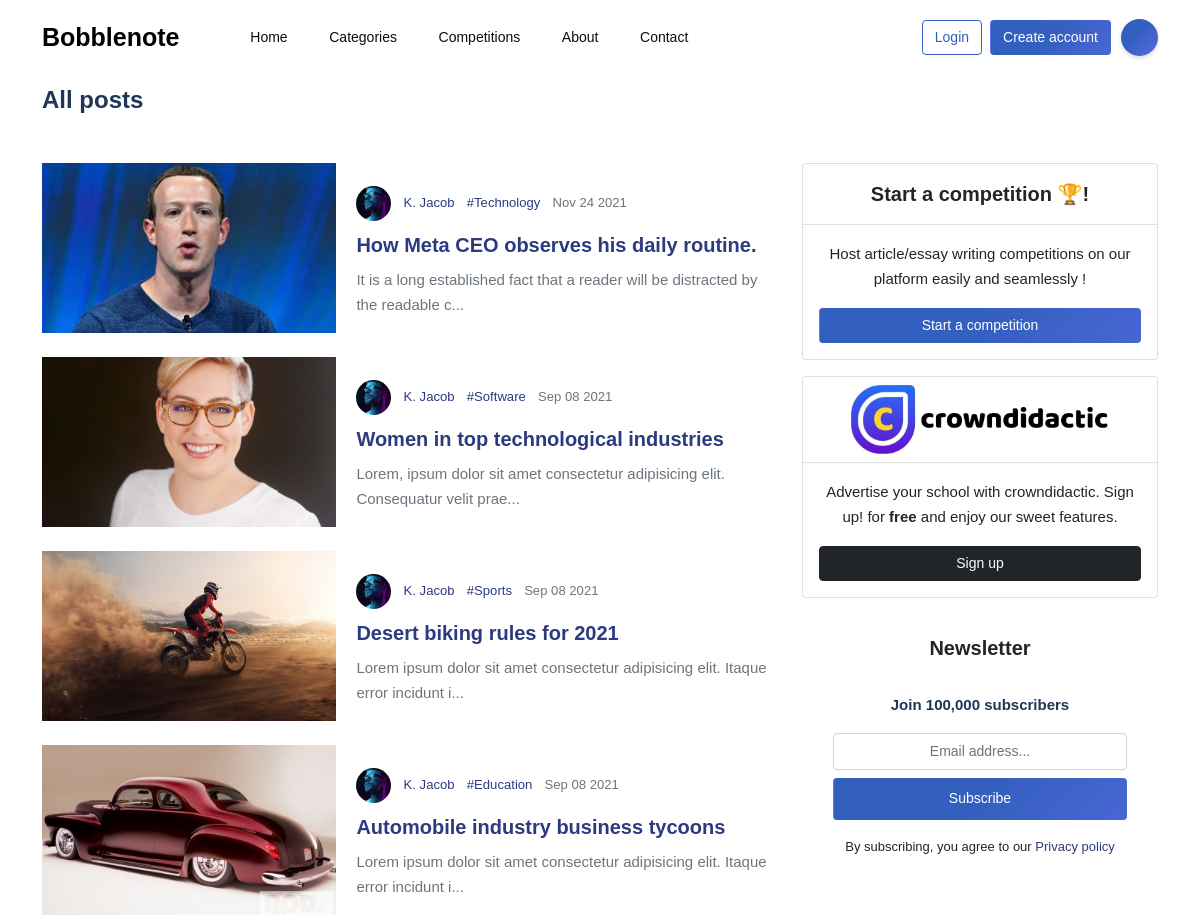
The app's page /categories.php (upper part), older data.
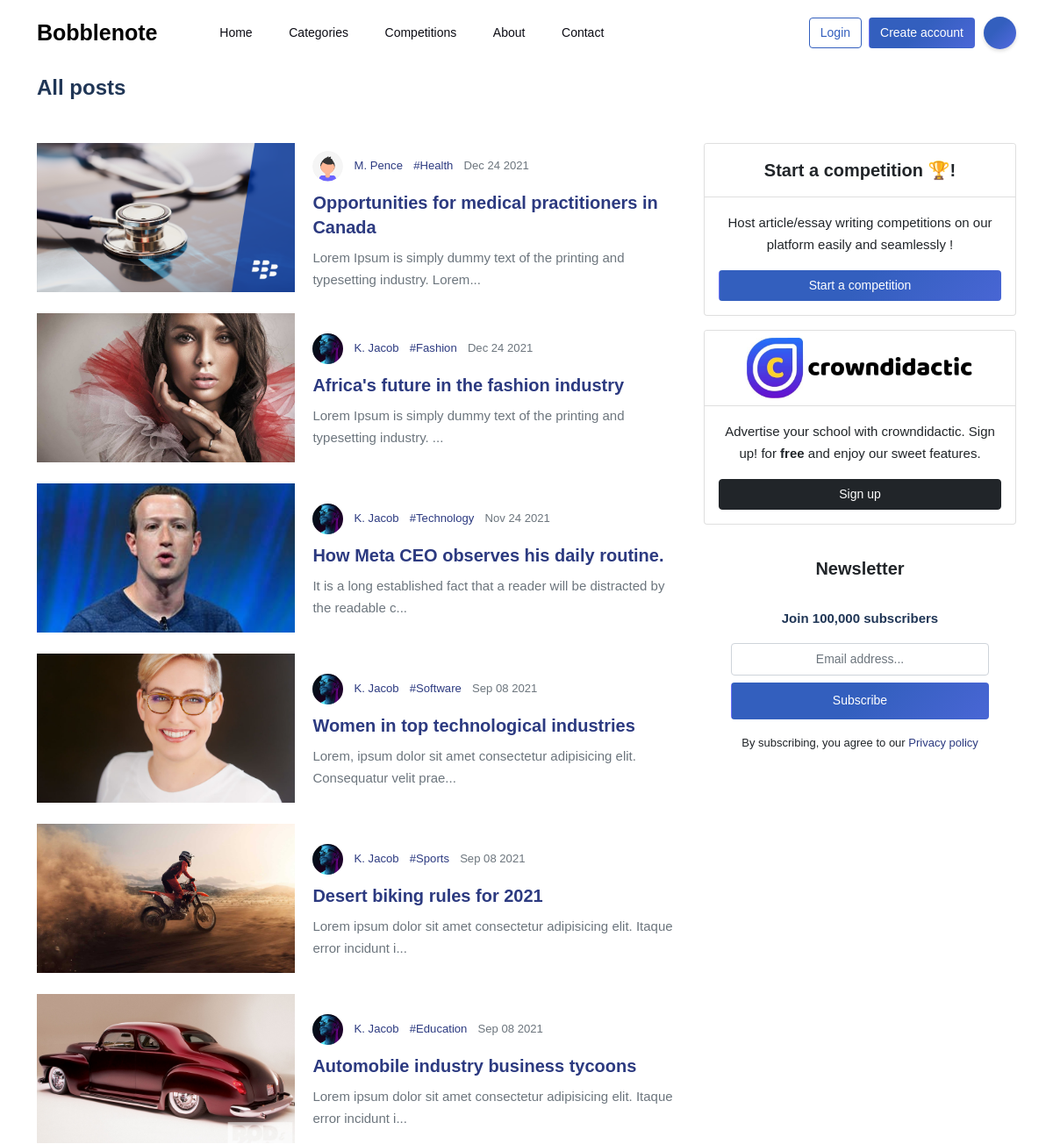
The same page, newer data.
### tables this page shows
CREATE TABLE `posts` (
  `P_ID` int(11) NOT NULL,
  `W_email` varchar(255) DEFAULT NULL,
  `coverimg` varchar(255) DEFAULT NULL,
  `title` varchar(255) DEFAULT NULL,
  `category` varchar(255) DEFAULT NULL,
  `tags` varchar(255) DEFAULT NULL,
  `content` mediumtext DEFAULT NULL,
  `excerpt` varchar(255) NOT NULL,
  `published` varchar(255) NOT NULL DEFAULT 'no',
  `no_of_likes` int(11) NOT NULL,
  `no_of_comments` int(11) NOT NULL,
  `date_created` date DEFAULT current_timestamp()
);

CREATE TABLE `writers` (
  `W_ID` int(11) NOT NULL,
  `account_type` varchar(20) NOT NULL,
  `organization_name` text NOT NULL,
  `firstname` varchar(255) DEFAULT NULL,
  `lastname` varchar(255) DEFAULT NULL,
  `email` varchar(255) DEFAULT NULL,
  `mobile` varchar(255) DEFAULT NULL,
  `dob` varchar(255) DEFAULT NULL,
  `bio` varchar(255) DEFAULT 'Hey there, I''m a writer',
  `profilepic` varchar(255) NOT NULL DEFAULT 'images/other/default_dp.svg',
  `no_of_followers` int(11) NOT NULL DEFAULT 0,
  `twitter` varchar(255) NOT NULL DEFAULT 'twitter url',
  `instagram` varchar(255) NOT NULL DEFAULT 'instagram url',
  `linkedin` varchar(255) NOT NULL DEFAULT 'linkedin url',
  `facebook` varchar(255) NOT NULL DEFAULT 'facebook url',
  `verified` varchar(11) NOT NULL DEFAULT 'no',
  `password` varchar(255) DEFAULT NULL,
  `email_verified` varchar(40) NOT NULL DEFAULT 'no',
  `active` varchar(40) NOT NULL DEFAULT 'yes',
  `token` varchar(20) NOT NULL DEFAULT '0000',
  `date` date NOT NULL DEFAULT current_timestamp()
);

### functions.php (called while the page is built, shortened)
<?php
function get_writer_details($connection, $email){
    $detail = "";
    $query = "SELECT W_ID, account_type, organization_name, firstname, lastname, email, mobile, dob, bio, profilepic, twitter, facebook, instagram, linkedin, token FROM writers WHERE email = '$email'";
    $result = $connection->query($query);
    if (!$result) {
        return "Error in getting details";
    }
    else{
        $detail = $result->fetch_array(MYSQLI_ASSOC);
    }
    return $detail;
}
function format_date($date_string){
    $date = date_create($date_string);
    $date = date_format($date, "M d Y");
    return $date;
}
?>

### categories.php (the view, shortened to what the changed rows need)
<?php
include 'connection.php';
include 'functions.php';
$query = "SELECT P_ID, coverimg, W_email, title, category, excerpt, date_created FROM posts WHERE published = 'yes' ORDER BY P_ID DESC";;
$rand = rand();
?>
<!DOCTYPE html>
<html lang="en">
<head>
    <link rel="stylesheet" href="css/bootstrap.min.css">
    <link rel="stylesheet" href="https://cdnjs.cloudflare.com/ajax/libs/font-awesome/5.15.3/css/all.min.css">
    <link rel="stylesheet"
        href="https://cdnjs.cloudflare.com/ajax/libs/simple-line-icons/2.5.5/css/simple-line-icons.min.css">
    <link rel="stylesheet" href="css/style.css">
</head>
<body>
    <?php include 'header.php'; ?>
    <div class="container">
        <div class="row">
            <div class="col-lg-8 col-md-12 mt-3">
            <?php
                        $result = $connection->query($query);
                        if ($result) {
                            $numrows = $result->num_rows;
                            if ($numrows >= 1) {
                               for ($i=0; $i < $numrows; $i++) {
                                   $result->data_seek($i);
                                   $data = $result->fetch_array(MYSQLI_ASSOC);
                                   $w_details = get_writer_details($connection, $data['W_email']);
                            ?>
            <div class="hor-post mb-4">
                <div class="p-img">
                <a href="viewpost.php?pid=<?php echo base64_encode($data['P_ID']) ?>"><img class="ipost-img" src="<?php echo $data['coverimg']."?randomurl=$rand" ?>" alt=""></a>
                    </div>
                        <div class="p-details">
                     <div class="user mt-2">
                        <ul class="meta list-inline">
                        <li class="list-inline-item"><a href="profile.php?wid=<?php echo base64_encode($w_details['email']) ?>" target="_blank"><img class="user-img" src="<?php echo $w_details['profilepic']."?randomurl=$rand" ?>" alt=""></a></li>
                        <li class="list-inline-item"><a href="profile.php?wid=<?php echo base64_encode($w_details['email']) ?>" target="_blank"><small><?php echo substr($w_details['firstname'], 0, 1).". ".$w_details['lastname'] ?></small></a></li>
                        <li class="list-inline-item"><a href="categories.php?cat=<?php echo $data['category'] ?>"><small>#<?php echo $data['category'] ?></small></a></li>
                        <li class="list-inline-item"><small class="text-muted"><?php echo format_date($data['date_created']) ?></small></li>
                        </ul>
                     </div>
                     <h5 class="post-title mb-2">
                      <a href="viewpost.php?pid=<?php echo base64_encode($data['P_ID']) ?>">
                      <?php
                        if (strlen($data['title']) > 60) {
                            echo substr($data['title'], 0, 60)."...";
                        }
                        else echo $data['title'] ?>
                      </a>
                       </h5>
                       <p class="excerpt mb-0 text-muted">
                       <?php echo substr($data['excerpt'], 0, 80)."..." ?>
                    </p>
                </div>
            </div>
            <?php
                    }
                }
                else{
                    echo "<h4 style='color: #203656;' class='text-center'><i style='font-size:50px;' class='fas fa-cat'></i> <br> No posts here yet!</h4>
                    <h4 class='text-center mt-3'><a href='signup.php' class='btn btn-default'>Become a writer</a></h4>";
                }
            }
            ?>
            </div>
        </div>
    </div>
</body>
</html>

Row changes from the older to the newer data that the page shows:
added posts: coverimg (picture), writers.profilepic (placeholder picture), writers.firstname "M", writers.lastname "Pence", category "Health", date_created "Dec 24 2021", title "Opportunities for medical practitioners in Canada", excerpt "Lorem Ipsum is simply dummy text of the printing and typesetting industry. Lorem"
added posts: coverimg (picture), writers.profilepic (picture), writers.firstname "K", writers.lastname "Jacob", category "Fashion", date_created "Dec 24 2021", title "Africa's future in the fashion industry", excerpt "Lorem Ipsum is simply dummy text of the printing and typesetting industry."
